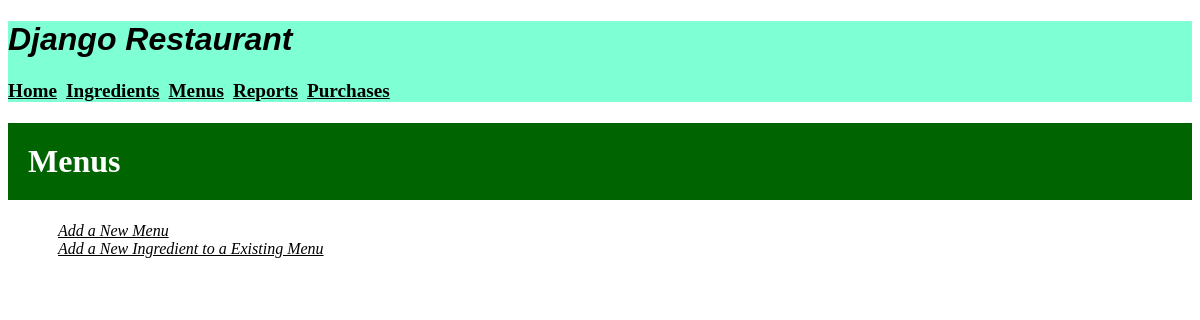
The app's page /menu_item/, older data.
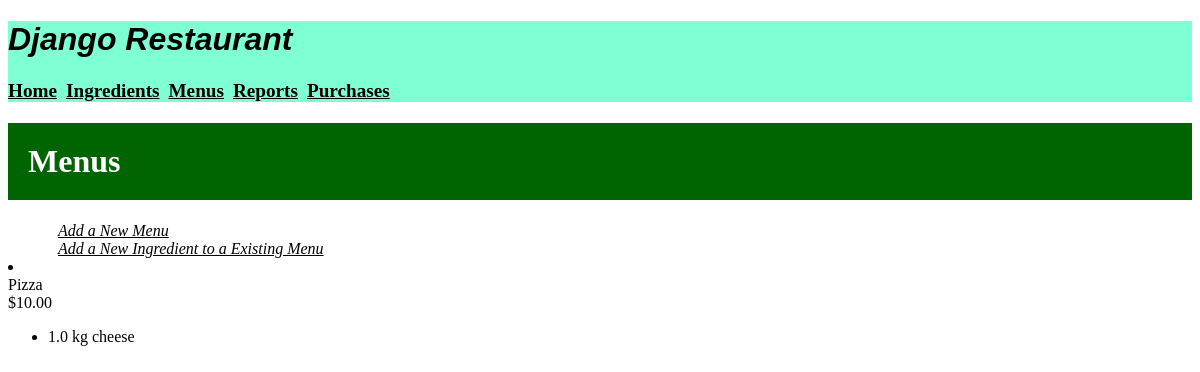
The same page, newer data.
### inventory/models.py (models this page shows, shortened)
class MenuItem(models.Model):
    title = models.CharField(max_length=30)
    price = models.FloatField(default=0.0)

class RecipeRequirement(models.Model):
    menu_item = models.ForeignKey(MenuItem, on_delete=models.CASCADE)
    ingredient =models.ForeignKey(Ingredient, on_delete=models.CASCADE)
    quantity = models.FloatField(default=0.0)

class Ingredient(models.Model):
    name = models.CharField(max_length=50)
    quantity = models.FloatField(default=0.0)
    unit = models.CharField(max_length=30)
    unit_price = models.FloatField(default=0.0)

### inventory/views.py (the view)
# urls.py: path('menu_item/', views.MenuItemView.as_view(), name="menus"),
class MenuItemView(ListView):
    model = MenuItem
    template_name = "inventory/menu_item.html"

### inventory/templates/inventory/menu_item.html
{% extends 'inventory/base.html' %}
{% load static %}
{% block content %}
    <h1 class="submenu" >Menus</h1>
    <div>
        <a class="link" href="{% url 'create_menu' %}">Add a New Menu</a><br>
        <a class="link" href="{% url 'add_recipe_requirement' %}">Add a New Ingredient to a Existing Menu</a>
    </div>
    {% for menu_item in object_list %}
        <li>
            <div>
                <div>{{ menu_item.title }}</div>
                <div>${{ menu_item.price|stringformat:".2f" }}</div>
            </div>
            <ul class="menu-item-ingredients">
                {% for recipe_requirement in menu_item.reciperequirement_set.all %}
                <li>{{ recipe_requirement.quantity }} {{recipe_requirement.ingredient.unit }} {{ recipe_requirement.ingredient.name }}</li>
                {% endfor %}
            </ul>
        </li>
    {% endfor %}
{% endblock %}

Row changes from the older to the newer data that the page shows:
added MenuItem: title "Pizza", price "10.00"
added RecipeRequirement: quantity "1.0", ingredient.unit "kg", ingredient.name "cheese"
